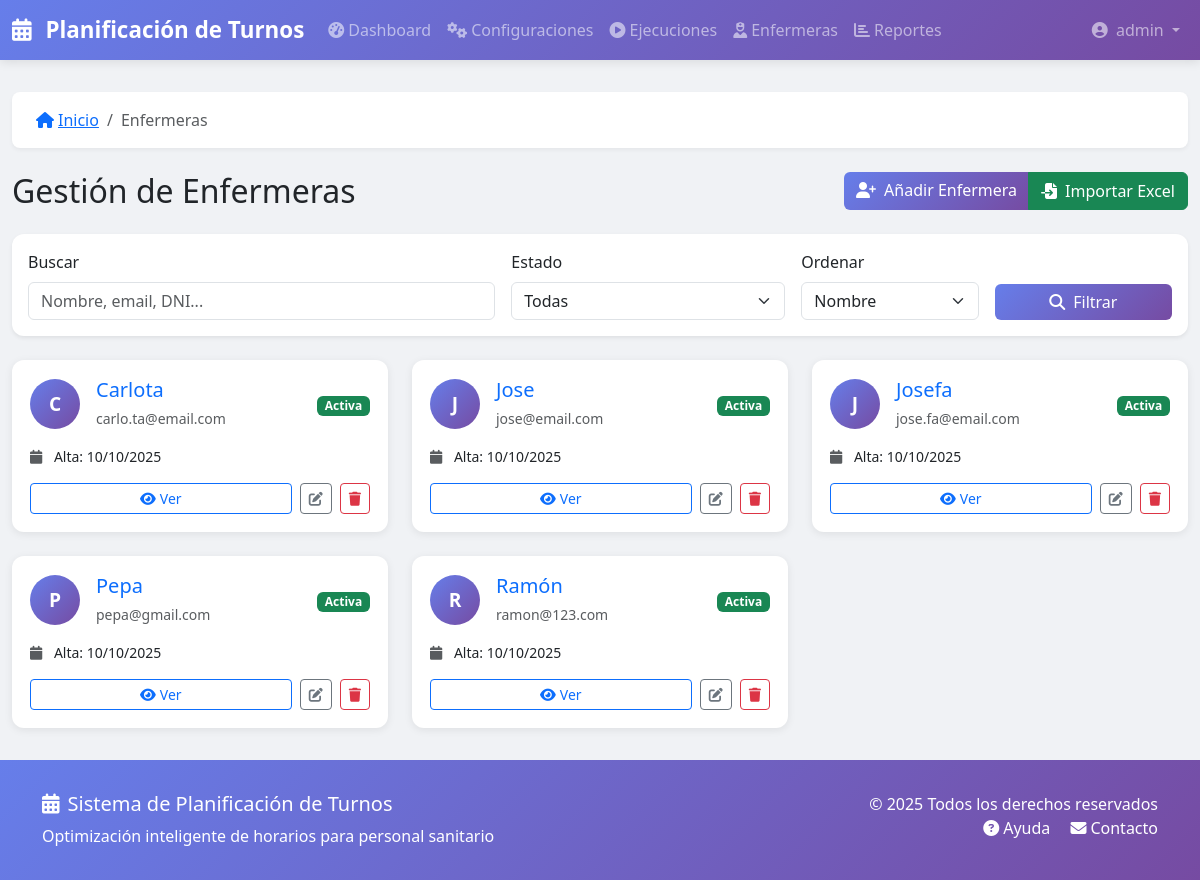
Before: /enfermeras/ (signed in) with the older database file.
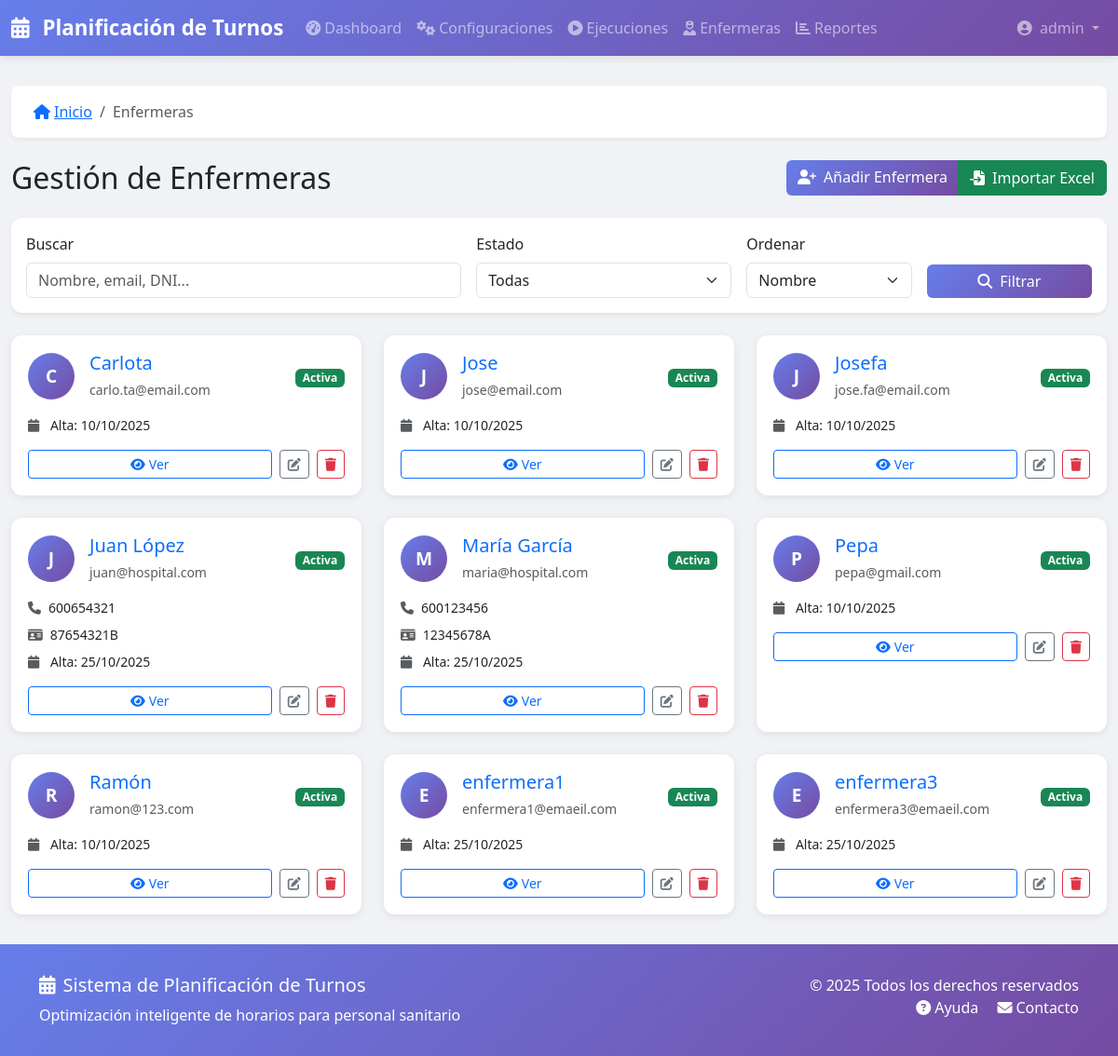
After: the same page with the newer database file.
### turnos/models.py (models this page shows, shortened)
class Enfermera(models.Model):
    nombre = models.CharField(_('Nombre'), max_length=200)
    email = models.EmailField(_('Email'), unique=True)
    telefono = models.CharField(_('Teléfono'), max_length=20, blank=True)
    dni = models.CharField(_('DNI'), max_length=20, blank=True, unique=True, null=True)
    activa = models.BooleanField(_('Activa'), default=True)
    fecha_alta = models.DateField(_('Fecha de alta'), auto_now_add=True)
    preferencias = models.JSONField(_('Preferencias'), default=dict, blank=True)
    notas = models.TextField(_('Notas'), blank=True)
    class Meta:
        verbose_name = _('Enfermera')
        verbose_name_plural = _('Enfermeras')
        ordering = ['nombre']

### turnos/views.py (the view)
# urls.py: path('enfermeras/', views.EnfermeraListView.as_view(), name='enfermera_lista'),
class EnfermeraListView(LoginRequiredMixin, SearchMixin, PaginationMixin, ListView):
    model = Enfermera
    template_name = 'turnos/enfermera_list.html'
    context_object_name = 'enfermeras'
    paginate_by = 15
    search_fields = ['nombre', 'email', 'dni']
    def get_queryset(self):
        queryset = super().get_queryset()
        estado = self.request.GET.get('estado')
        if estado == 'activa':
            queryset = queryset.filter(activa=True)
        elif estado == 'inactiva':
            queryset = queryset.filter(activa=False)
        orden = self.request.GET.get('orden', 'nombre')
        queryset = queryset.order_by(orden)
        return queryset

### turnos/mixins.py (called while the page is built)
    def get_paginate_by(self, queryset):
        per_page = self.request.GET.get('per_page')
        if per_page and per_page.isdigit():
            return min(int(per_page), 100)  # Máximo 100
        return self.paginate_by

    def get_queryset(self):
        queryset = super().get_queryset()
        search_query = self.request.GET.get(self.search_param)
        if search_query and self.search_fields:
            from django.db.models import Q
            q_objects = Q()
            for field in self.search_fields:
                q_objects |= Q(**{f'{field}__icontains': search_query})
            queryset = queryset.filter(q_objects)
        return queryset

### turnos/templatetags/turnos_extras.py (called while the page is built)
@register.filter
def activo_badge(value):
    if value:
        return mark_safe('<span class="badge bg-success">Activa</span>')
    return mark_safe('<span class="badge bg-secondary">Inactiva</span>')

### backups/backup_20251025_181627/turnos/templates/turnos/enfermera_list.html (shortened to what this page needs)
{% extends 'base.html' %}
{% load static %}
{% load i18n %}
{% load turnos_extras %}
{% block breadcrumb_items %}
    <li class="breadcrumb-item active">{% trans "Enfermeras" %}</li>
{% endblock %}
{% block content %}
<div class="d-flex justify-content-between align-items-center mb-4">
    <h2 class="mb-0">{% trans "Gestión de Enfermeras" %}</h2>
    <div class="btn-group">
        <a href="{% url 'turnos:enfermera_nueva' %}" class="btn btn-primary">
            <i class="fas fa-user-plus me-2"></i>{% trans "Añadir Enfermera" %}
        </a>
        <a href="{% url 'turnos:enfermera_importar' %}" class="btn btn-success">
            <i class="fas fa-file-import me-2"></i>{% trans "Importar Excel" %}
        </a>
    </div>
</div>
<div class="card shadow-sm mb-4">
    <div class="card-body">
        <form method="get" action="" class="row g-3 align-items-end">
            <div class="col-md-5">
                <label class="form-label">{% trans "Buscar" %}</label>
                <input type="text"
                       name="q"
                       class="form-control"
                       value="{{ request.GET.q|default:'' }}"
                       placeholder="{% trans 'Nombre, email, DNI...' %}">
            </div>
            <div class="col-md-3">
                <label class="form-label">{% trans "Estado" %}</label>
                <select name="estado" class="form-select">
                    <option value="">{% trans "Todas" %}</option>
                </select>
            </div>
            <div class="col-md-2">
                <label class="form-label">{% trans "Ordenar" %}</label>
                <select name="orden" class="form-select">
                    <option value="nombre" {% if request.GET.orden == "nombre" %}selected{% endif %}>
                        {% trans "Nombre" %}
                    </option>
                </select>
            </div>
            <div class="col-md-2 d-grid">
                <button type="submit" class="btn btn-primary">
                    <i class="fas fa-search me-2"></i>{% trans "Filtrar" %}
                </button>
            </div>
        </form>
    </div>
</div>
{% if enfermeras %}
<div class="row row-cols-1 row-cols-md-2 row-cols-lg-3 g-4">
    {% for enfermera in enfermeras %}
    <div class="col">
        <div class="card h-100 enfermera-card {% if not enfermera.activa %}inactive{% endif %}">
            <div class="card-body">
                <div class="d-flex align-items-center mb-3">
                    <div class="user-avatar me-3">
                        {{ enfermera.nombre|first|upper }}
                    </div>
                    <div class="flex-grow-1">
                        <h5 class="mb-1">
                            <a href="{% url 'turnos:enfermera_detalle' enfermera.id %}" class="text-decoration-none">
                                {{ enfermera.nombre }}
                            </a>
                        </h5>
                        <small class="text-muted">{{ enfermera.email }}</small>
                    </div>
                    <div>
                        {{ enfermera.activa|activo_badge }}
                    </div>
                </div>
                {% if enfermera.telefono %}
                <p class="mb-2 small">
                    <i class="fas fa-phone text-muted me-2"></i>{{ enfermera.telefono }}
                </p>
                {% endif %}
                {% if enfermera.dni %}
                <p class="mb-2 small">
                    <i class="fas fa-id-card text-muted me-2"></i>{{ enfermera.dni }}
                </p>
                {% endif %}
                <p class="mb-3 small">
                    <i class="fas fa-calendar text-muted me-2"></i>
                    {% trans "Alta:" %} {{ enfermera.fecha_alta|date:"d/m/Y" }}
                </p>
                <div class="d-flex gap-2">
                    <a href="{% url 'turnos:enfermera_detalle' enfermera.id %}"
                       class="btn btn-sm btn-outline-primary flex-grow-1">
                        <i class="fas fa-eye me-1"></i>{% trans "Ver" %}
                    </a>
                    <a href="{% url 'turnos:enfermera_editar' enfermera.id %}"
                       class="btn btn-sm btn-outline-secondary">
                        <i class="fas fa-edit"></i>
                    </a>
                    <a href="{% url 'turnos:enfermera_eliminar' enfermera.id %}"
                       class="btn btn-sm btn-outline-danger">
                        <i class="fas fa-trash"></i>
                    </a>
                </div>
            </div>
        </div>
    </div>
    {% endfor %}
</div>
{% endif %}
{% endblock %}

### backups/backup_20251025_181627/turnos/templates/base.html (shortened to what this page needs)
{% load static %}
{% load i18n %}
<!DOCTYPE html>
<html lang="es">
<head>
    <link href="https://cdn.jsdelivr.net/npm/bootstrap@5.3.0/dist/css/bootstrap.min.css" rel="stylesheet">
    <link rel="stylesheet" href="https://cdnjs.cloudflare.com/ajax/libs/font-awesome/6.4.0/css/all.min.css">
</head>
<body>
    <nav class="navbar navbar-expand-lg navbar-dark">
        <div class="container-fluid">
            <a class="navbar-brand" href="{% url 'turnos:dashboard' %}">
                <i class="fas fa-calendar-alt me-2"></i>
                Planificación de Turnos
            </a>
            <div class="collapse navbar-collapse" id="navbarNav">
                <ul class="navbar-nav me-auto">
                    <li class="nav-item">
                        <a class="nav-link" href="{% url 'turnos:dashboard' %}">
                            <i class="fas fa-tachometer-alt me-1"></i>Dashboard
                        </a>
                    </li>
                    <li class="nav-item">
                        <a class="nav-link" href="{% url 'turnos:config_lista' %}">
                            <i class="fas fa-cogs me-1"></i>Configuraciones
                        </a>
                    </li>
                    <li class="nav-item">
                        <a class="nav-link" href="{% url 'turnos:ejecucion_lista' %}">
                            <i class="fas fa-play-circle me-1"></i>Ejecuciones
                        </a>
                    </li>
                    <li class="nav-item">
                        <a class="nav-link" href="{% url 'turnos:enfermera_lista' %}">
                            <i class="fas fa-user-nurse me-1"></i>Enfermeras
                        </a>
                    </li>
                    <li class="nav-item">
                        <a class="nav-link" href="{% url 'turnos:reportes' %}">
                            <i class="fas fa-chart-bar me-1"></i>Reportes
                        </a>
                    </li>
                </ul>
                <ul class="navbar-nav">
                    {% if user.is_authenticated %}
                    <li class="nav-item dropdown">
                        <a class="nav-link dropdown-toggle" href="#" id="userDropdown" role="button" data-bs-toggle="dropdown">
                            <i class="fas fa-user-circle me-1"></i>
                            {{ user.get_full_name|default:user.username }}
                        </a>
                    </li>
                    {% else %}
                    <li class="nav-item">
                        <a class="nav-link" href="{% url 'accounts:login' %}">
                            <i class="fas fa-sign-in-alt me-1"></i>Iniciar Sesión
                        </a>
                    </li>
                    {% endif %}
                </ul>
            </div>
        </div>
    </nav>
    <main class="main-content">
        <div class="container-fluid">
            {% block breadcrumb %}
            <nav aria-label="breadcrumb">
                <ol class="breadcrumb">
                    <li class="breadcrumb-item">
                        <a href="{% url 'turnos:dashboard' %}">
                            <i class="fas fa-home me-1"></i>Inicio
                        </a>
                    </li>
                    {% block breadcrumb_items %}{% endblock %}
                </ol>
            </nav>
            {% endblock %}
            {% block content %}{% endblock %}
        </div>
    </main>
    <footer>
        <div class="container">
            <div class="row">
                <div class="col-md-6">
                    <h5><i class="fas fa-calendar-alt me-2"></i>Sistema de Planificación de Turnos</h5>
                    <p class="mb-0">Optimización inteligente de horarios para personal sanitario</p>
                </div>
                <div class="col-md-6 text-md-end">
                    <p class="mb-0">&copy; 2025 Todos los derechos reservados</p>
                    <p class="mb-0">
                        <a href="#" class="text-white text-decoration-none me-3">
                            <i class="fas fa-question-circle me-1"></i>Ayuda
                        </a>
                        <a href="#" class="text-white text-decoration-none">
                            <i class="fas fa-envelope me-1"></i>Contacto
                        </a>
                    </p>
                </div>
            </div>
        </div>
    </footer>
</body>
</html>

### backups/backup_20251025_181627/turnos/templates/base.html (style rules this page uses)
:root { --primary-color: #667eea; --secondary-color: #764ba2; --success-color: #28a745; --danger-color: #dc3545; --warning-color: #ffc107; --info-color: #17a2b8; --dark-color: #343a40; --light-color: #f8f9fa; }
body { font-family: 'Segoe UI', Tahoma, Geneva, Verdana, sans-serif; background-color: #f0f2f5; min-height: 100vh; display: flex; flex-direction: column; }
.navbar { background: linear-gradient(135deg, var(--primary-color), var(--secondary-color)); box-shadow: 0 2px 10px rgba(0,0,0,0.1); }
.navbar-brand { font-weight: 700; font-size: 1.4rem; }
.main-content { flex: 1; padding: 2rem 0; }
.breadcrumb { background: white; padding: 1rem 1.5rem; border-radius: 8px; box-shadow: 0 2px 4px rgba(0,0,0,0.05); margin-bottom: 1.5rem; }
.card { border: none; border-radius: 12px; box-shadow: 0 2px 8px rgba(0,0,0,0.08); transition: all 0.3s ease; }
.btn-primary { background: linear-gradient(135deg, var(--primary-color), var(--secondary-color)); border: none; transition: all 0.3s ease; }
footer { background: linear-gradient(135deg, var(--primary-color), var(--secondary-color)); color: white; padding: 2rem 0; margin-top: auto; }

### backups/backup_20251025_181627/turnos/templates/turnos/enfermera_list.html (style rules this page uses)
.enfermera-card { transition: all 0.3s ease; border: 2px solid transparent; }
.user-avatar { width: 50px; height: 50px; border-radius: 50%; background: linear-gradient(135deg, #667eea, #764ba2); color: white; display: flex; align-items: center; justify-content: center; font-weight: bold; font-size: 1.2rem; }

Changed rows visible on the page:
added Enfermera: nombre|first "J", nombre "Juan López", email "juan@hospital.com", activa|activo_badge "Activa", telefono "600654321", dni "87654321B", fecha_alta "25/10/2025"
added Enfermera: nombre|first "M", nombre "María García", email "maria@hospital.com", activa|activo_badge "Activa", telefono "600123456", dni "12345678A", fecha_alta "25/10/2025"
added Enfermera: nombre|first "E", nombre "enfermera1", email "enfermera1@emaeil.com", activa|activo_badge "Activa", fecha_alta "25/10/2025"
added Enfermera: nombre|first "E", nombre "enfermera3", email "enfermera3@emaeil.com", activa|activo_badge "Activa", fecha_alta "25/10/2025"
